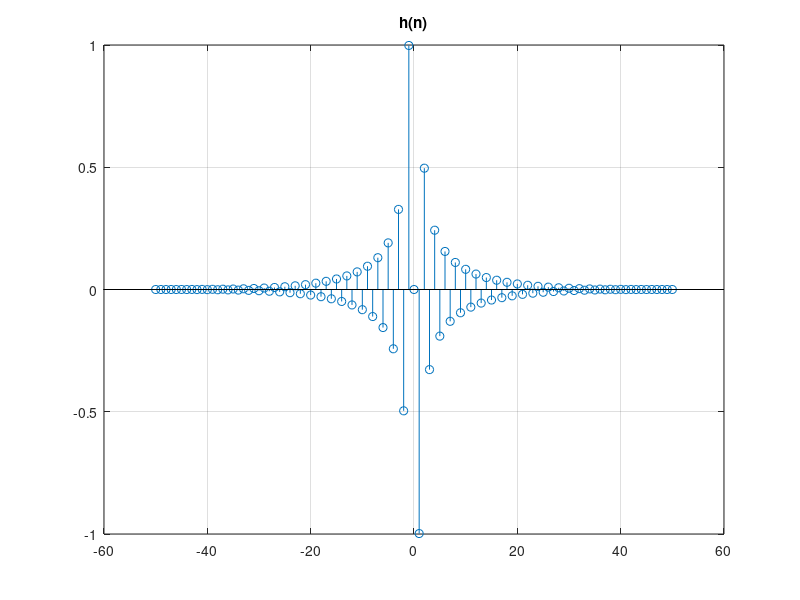
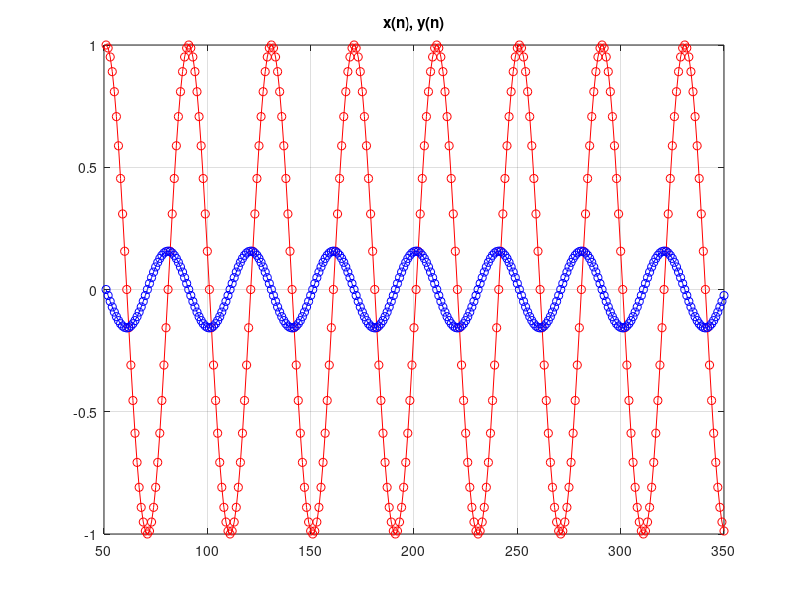

Reproduce these figures in MATLAB, in order.
% cps_11_diff.m - rozniczkowanie sygnalu z uzyciem filtra FIR
clear all; close all;
% Projekt wag filtra rozniczkujacego FIR
M=50; N=2*M+1; n=-M:M; h=cos(pi*n)./n; h(M+1)=0;
h = h .* kaiser(N,10)';
% h = 1/12 * [-1, 8, 0, -8, 1]; M=2; N=2*M+1; n = -M:M; % 1/2*[-1 0 1]
stem(n,h); title('h(n)'); grid; pause
% Weryfikacja odpowiedzi filtra: amplitudowej i fazowej
fs = 2000; f = 0:1:fs/2; % czestotliwosc probkowania [Hz], wybrane czestotliwosci
% z = exp(-j*2*pi*f/fs); % zmienna "z" transformacji Z (dokladniej z^(-1))
% H = polyval(h(end:-1:1),z); % odpowiedz czestotliwosciowa
% % H = freqz(h,1,f,fs); % funkcja Matlaba
% figure; plot(f,abs(H)); xlabel('f [Hz]'); title('|H(f)|'); grid;
% figure; plot(f,unwrap(angle(H))); xlabel('f [Hz]'); title('angle(H(f)) [rad]'); grid;
% figure; plot(f,angle(exp(j*2*pi*f/fs*M).*H)); xlabel('f [Hz]'); title 'angle(H(f)) [rad]'); grid;
% Filtracja - rozniczkowanie sygnalu
% h = 1/2*[-1 0 1];
Nx=400; n=0:Nx-1; dt=1/fs; t=dt*n;
fx=50; x=sin(2*pi*fx*t);
y=filter(h,1,x);
nx=M+1:Nx-M; ny=2*M+1:Nx;
figure; plot(nx,x(nx),'ro-',nx,y(ny),'bo-'); title('x(n), y(n)'); grid; pause